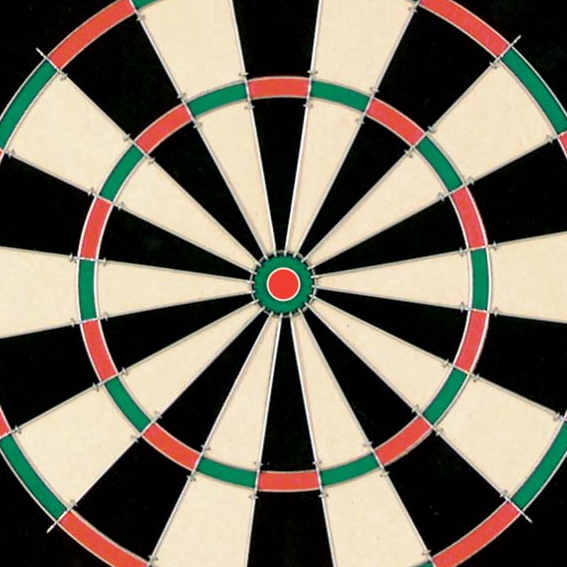
//> input picture DartboardChallenge/dart.bmp, 567 x 567 px
$ ./face dart.bmp   (built with g++ and OpenCV 4)
//> lines starting //> are read from the running program, lines starting //| are printed output that depends on the picture; after the words box and inside, x2 and y2 are one past the last pixel; in counts of white or black regions, pixels touching at a corner belong together
### DartboardChallenge/functions.h
#ifndef FUNCTIONS_H
#define FUNCTIONS_H

#include <stdio.h>
#include <opencv/cv.h>        //you may need to
#include <opencv/highgui.h>   //adjust import locations
#include <opencv/cxcore.h>    //depending on your machine setup
#include <opencv2/opencv.hpp>
#include <math.h>
#include "opencv2/core/core.hpp"
#include "opencv2/highgui/highgui.hpp"
#include "opencv2/imgproc/imgproc.hpp"
#include "opencv2/objdetect/objdetect.hpp"
#include "time.h"
#define pi 3.1415926

using namespace cv;
using namespace std;

void normalization(cv::Mat &gray_image);

Point rectangleCenter(Rect &rects);

bool sortCircles(const cv::Vec3f &c1, const cv::Vec3f &c2);

void houghCircles(Mat &output, Mat &thres, Mat &direc, vector<Vec3f> &circles, vector<cv::Point> &circleCenters);

void removeOverlapCircle(vector<Vec3f> &sortedCircles, vector<Vec3f> &outputCircles);

int removeOverlapRect(std::vector<Vec3f> &relateRectsCenter, cv::Point circle);

void groundTruth(vector<vector<Rect>> &groundtruth);

float f1_score(vector<Rect> &validrects, Mat image, int imageIndex, vector<vector<Rect>> &groundtruth);

bool isIntersects(Rect rect1, Rect rect2);

#endif

### DartboardChallenge/houghCircle.cpp
#include "functions.h"

// --------- for a <rectangle>, return its center point(for next function) --------------
Point rectangleCenter(Rect &rects) {
	return Point((rects.x + rects.width / 2), rects.y + rects.height / 2);
}

bool sortCircles(const cv::Vec3f &c1, const cv::Vec3f &c2) {
	return c1[2] > c2[2];
}

void houghCircles(Mat &output, Mat &thres, Mat &direc, vector<Vec3f> &circles, vector<cv::Point> &circleCenters) {
	// ----------------------In order to search between radius 20-100, we define 100 depth to get the correct index.
	int minRadius = 25;
	int threshold = 90;
	int depth = 150;
	int sizes[] = { thres.rows, thres.cols, depth };
	Mat hmat = Mat::zeros(3, sizes, CV_32SC1);
	Mat houghspace = Mat::zeros(thres.rows, thres.cols, DataType<int>::type);
	int x0, y0 = 0;

	clock_t time1, time2, time3, time4;
	double totaltime1, totaltime2, totaltime3;
	time1 = clock();

	for (int y = 0; y < thres.rows; y++) {
		for (int x = 0; x < thres.cols; x++) {
			for (int r = minRadius; r < depth; r++) {
				if (thres.at<uchar>(y, x) == 255) {

					x0 = x - (r * cos(direc.at<float>(y, x)));
					y0 = y - (r * sin(direc.at<float>(y, x)));

					if (x0 + r < thres.cols && x0 - r > 0 && y0 + r < thres.rows && y0 - r > 0) {
						hmat.at<int>(y0, x0, r) = hmat.at<int>(y0, x0, r) + 1;
					}

				}
			}
		}
	}

	// -------- turn 3d matrix to vector and calculate the max-------
	//reshape  - creates a new mat header of 1 row without copying data
	Mat result = hmat.reshape(0, 1);
	// declare vector and alloc size
	std::vector<int> outVector;
	outVector.reserve(result.cols);
	//copy data
	result.copyTo(outVector);
	int max = *max_element(begin(outVector), end(outVector));

	// -------------- take out all circle -----------------
	// std::vector<Vec3f> circles;
	int max_val = 0.9 * max;
	int circleNum = 0;

	time2 = clock();
	for (int y = 0; y < thres.rows; y++) {
		for (int x = 0; x < thres.cols; x++) { //assuming input image will be gradiant image
			for (int r = minRadius; r< depth; r++) {
				// for(int r = depth-1; r>= minRadius; r--){
				if (hmat.at<int>(y, x, r) == max) {
					circleCenters.push_back(Point(x, y));
					circles.push_back(cv::Vec3f(x, y, r));
					circleNum++;
				}
			}
		}
	}

	time3 = clock();
	for(int y = 0; y < thres.rows; y++){
		for(int x = 0; x < thres.cols; x++){
		 	int sum_r = 0;
		 	for(int r=minRadius; r<depth; r++){
		 		sum_r = sum_r + hmat.at<int>(y, x, r);
		 	}
		 	houghspace.at<int>(y,x) = sum_r;
		}
	}
	normalization(houghspace);
	imwrite("circlehough.jpg", houghspace);

	time4 = clock();
	totaltime1 = (double)(time2 - time1) / CLOCKS_PER_SEC;
	totaltime2 = (double)(time3 - time2) / CLOCKS_PER_SEC;
	totaltime3 = (double)(time4 - time2) / CLOCKS_PER_SEC;
}

// --------- for circles have been detected, remove overlaped ones ------------
void removeOverlapCircle(vector<Vec3f> &sortedCircles, vector<Vec3f> &outputCircles) {
	outputCircles.push_back(sortedCircles[0]);
	for (int i = 1; i<sortedCircles.size(); i++) {
		Point a = (sortedCircles[i][0], sortedCircles[i][1]);
		bool validCircle = true;

		for (int j = 0; j<outputCircles.size(); j++) {
			Point b = (outputCircles[j][0], outputCircles[j][1]);
			double RadiusDifference = fabs(outputCircles[j][2] - sortedCircles[i][2]);
			if ((cv::norm(a - b) <= RadiusDifference) || ((cv::norm(a - b) - RadiusDifference) < 10)) {
				validCircle = validCircle && false;
			}
			else {
				validCircle = validCircle && true;
			}
		}

		if (validCircle) {
			outputCircles.push_back(sortedCircles[i]);
		}
	}
}

// --------- for each circle, remove overlap rectangle above it, and return the index of the best ------------
// [12 lines left out: function removeOverlapRect, not called in this run]

### DartboardChallenge/face.cpp
/*
COMS30121 - thr.cpp
TOPIC: RGB explicit thresholding
Getting-Started-File for OpenCV
University of Bristol
Finish first part and question 1 for second part.
2017-11-23 16:39:58
rewrite the magnitude function and the normalization function.
2017-11-24 12:08:28
image size:640*426
2017-11-24 21:42:55
finished the line detection function and it works for most of the case(images).
fix the problem in printing
line function.
2017-11-24 23:59:05
Test the image using build in function. (test the old version)
2017-11-25 02:03:28
start with function of the rectangles.
2017-11-26 00:27:35
fail to test with 0.5 degree interval. Line 219,223,224,231 need to change when test interval.
0.5 interval test too many lines, 2 degree 3 lines for 1 actually line, 3 degree 2 for 1.
2017-11-28 16:06:07
Test with small box.
2017-12-1 15:40:45
Rewrite the covelution function to get better result in deirection matrix.
2017-12-1 17:02:40
Hough circle works for most of images, and remove the overlap circles.
Next redo the valid box.
2017-12-2 20:41:53
check the valid boxes function works, and remove the overlap rectangles above
a detected circle, and pick the best one.
2017-12-3 02:10:40
add line function for the detection.
2017-12-3 15:22:35
Final version of part 3.
*/


#include <stdio.h>
#include <opencv/cv.h>        //you may need to
#include <opencv/highgui.h>   //adjust import locations
#include <opencv/cxcore.h>    //depending on your machine setup
#include <opencv2/opencv.hpp>
#include <math.h>
#include "opencv2/core/core.hpp"
#include "opencv2/highgui/highgui.hpp"
#include "opencv2/imgproc/imgproc.hpp"
#include "opencv2/objdetect/objdetect.hpp"
#include "time.h"
#include "functions.h"
#include <iostream>
#include "opencv2/core.hpp"
#include "opencv2/imgproc.hpp"
#include "opencv2/features2d.hpp"
#include "opencv2/highgui.hpp"
#include "opencv2/calib3d.hpp"
#include "opencv2/xfeatures2d.hpp"
#define pi 3.1415926

using namespace cv;
using namespace std;
using namespace cv::xfeatures2d;

Mat kernel_x = (Mat_<int>(3, 3) << -1, 0, 1, -2, 0, 2, -1, 0, 1);
Mat kernel_y = (Mat_<int>(3, 3) << -1,-2,-1,  0, 0, 0,  1, 2, 1);

/** Global variables */
//String cascade_name = "frontalface.xml";
 String cascade_name = "cascade.xml";
CascadeClassifier cascade;

bool sortRects(const cv::Rect &r1, const cv::Rect &r2);
/** @function detectAndDisplay */
void detectAndDisplay(Mat frame, vector<Rect> &rects){
	std::vector<Rect> faces;
	Mat frame_gray;  //As the frame is already gray image.
	// 1. Prepare Image by turning it into Grayscale and normalising lighting
	cvtColor(frame, frame_gray, CV_BGR2GRAY);
	equalizeHist(frame_gray, frame_gray);
	// 2. Perform Viola-Jones Object Detection
	cascade.detectMultiScale(frame_gray, faces, 1.1, 1, 0 | CV_HAAR_SCALE_IMAGE, Size(50, 50), Size(500, 500));
	sort(faces.begin(), faces.end(), sortRects);
	// [6 lines of commented-out code are left out]

	rects = faces;
	// cout << "Dart num : " << faces.size() << endl;
}

void normalization(cv::Mat &gray_image){ // at here, the gray image is type of int, not char.
	normalize(gray_image, gray_image, 0, 255, 32, -1);
}

void convolution(cv::Mat &input, cv::Mat &kernel, cv::Mat &output){
	// we need to create a padded version of the input
	// or there will be border effects
	int kernelRadiusX = (kernel.size[0] - 1) / 2;
	int kernelRadiusY = (kernel.size[1] - 1) / 2;

	cv::Mat paddedInput;
	cv::copyMakeBorder(input, paddedInput,
		kernelRadiusX, kernelRadiusX, kernelRadiusY, kernelRadiusY,
		cv::BORDER_REPLICATE);
	// now we can do the convoltion
	for (int i = 0; i < input.rows; i++)
	{
		for (int j = 0; j < input.cols; j++)
		{
			double sum = 0.0;
			for (int m = -kernelRadiusX; m <= kernelRadiusX; m++)
			{
				for (int n = -kernelRadiusY; n <= kernelRadiusY; n++)
				{
					// find the correct indices we are using
					int imagex = i + m + kernelRadiusX;
					int imagey = j + n + kernelRadiusY;
					int kernelx = m + kernelRadiusX;
					int kernely = n + kernelRadiusY;

					// get the values from the padded image and the kernel
					double  imageval = (double)paddedInput.at<uchar>(imagex, imagey);
					int kernalval = kernel.at<int>(kernelx, kernely);

					// do the multiplication
					sum += imageval * kernalval;
				}
			}
			// set the output value as the sum of the convolution
			output.at<double>(i, j) = (double)sum;
		}
	}
}

void direction(cv::Mat &gray_image1, cv::Mat &gray_image2, cv::Mat &output) { // image1 is dx.
	int min = 0;
	int max = 0;
	for (int y = 0; y < gray_image1.rows; y++) {
		for (int x = 0; x < gray_image1.cols; x++) {
			int pixeldx = gray_image1.at<double>(y, x);
			int pixeldy = gray_image2.at<double>(y, x);
			float direct = (atan2((float)pixeldy, (float)pixeldx));
			output.at<float>(y, x) = direct;
			// printf("direction = %f\n", direct);
		}
	}
}

void magnitude(cv::Mat &gray_image1, cv::Mat &gray_image2, cv::Mat &output) { // image1 is dx.
	for (int y = 0; y < gray_image1.rows; y++) {
		for (int x = 0; x < gray_image1.cols; x++) {
			int pixeldx = gray_image1.at<double>(y, x);
			int pixeldy = gray_image2.at<double>(y, x);
			int magni = cvRound(sqrt(pow(pixeldx, 2) + pow(pixeldy, 2)));
			output.at<int>(y, x) = magni;
		}
	}
	// normalization(output);
}

void thresholds(cv::Mat &gray_image, cv::Mat &output) {
	for (int y = 0; y < gray_image.rows; y++) {
		for (int x = 0; x < gray_image.cols; x++) {
			if (gray_image.at<int>(y, x) < 100) {
				output.at<uchar>(y, x) = 0;
			}
			else {
				output.at<uchar>(y, x) = 255;
			}
		}
	}
}

// [43 lines left out: functions searchLine, checkIfParallelLine, not called in this run]

bool sortRects(const cv::Rect &r1, const cv::Rect &r2) {
	return r1.area() > r2.area();
}

// [70 lines left out: functions removeOverlaplineRect, removeFalsePositive, validBoxes, not called in this run]

int main(int argc, const char** argv) {

	//construct a window for image display
	namedWindow("Display window1", CV_WINDOW_AUTOSIZE);
	Mat gray_image;
	Mat image;
	Mat img_object;

	img_object = imread("dart.bmp");
//> img_object is the input picture: 567 rows x 567 cols, CV_8UC3; mean B, G, R 96.6, 111.5, 119.5

	//for (int imageIndex=0; imageIndex<16; imageIndex++){ // test for 1 image.


		// ------------------------ viol and jones method -----------------------------
		//string imageName = "dart" + to_string(imageIndex) + ".jpg";
		// ---------------------- for image 8, box 4, 5, 10, 11 should detect lines.
		//image = imread("Images/" + imageName , 1);
		image = imread(argv[1], CV_LOAD_IMAGE_COLOR);
		int imageIndex = 0;
		int slen = strlen(argv[1]);
//> slen = 8
		if (slen == 9) {
			imageIndex = (int)argv[1][4] - '0';
		}
		else if (slen == 10) {
			int num1 = (int)argv[1][4] - '0';
			int num2 = (int)argv[1][5] - '0';
			imageIndex = num1 * 10 + num2;
		}

		std::cout << "------------------------------- Image " + to_string(imageIndex) + " -------------------------------" << std::endl;


		 // 2. Load the Strong Classifier in a structure called `Cascade'
		 if (!cascade.load(cascade_name)) { printf("--(!)Error loading\n"); return -1; };
		 // 3. Detect Faces and Display Result
		 std::vector<Rect> rectsMulti;
		 detectAndDisplay(image, rectsMulti);
//> in detectAndDisplay, `equalizeHist(frame_gray, frame_gray);`:
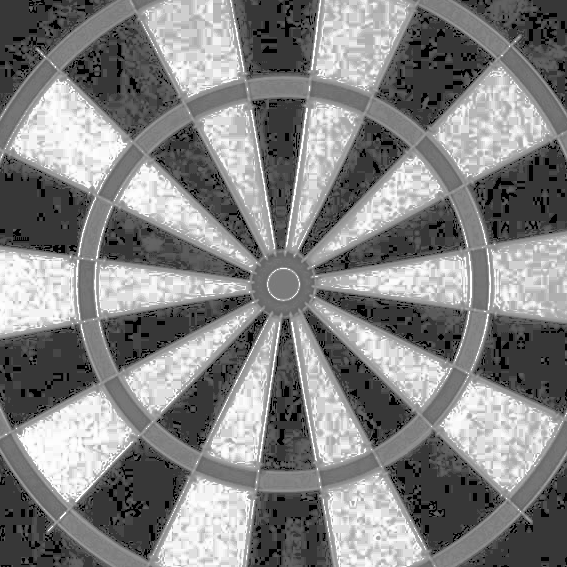
//> frame_gray: 567 rows x 567 cols, CV_8UC1; min 0, max 255, mean 130.4
//> in detectAndDisplay, `cascade.detectMultiScale(frame_gray, faces, 1.1, 1, 0 | CV_HAAR_SCALE_..`: faces = 8 Rects (x, y, width, height): [311, 17, 62, 62], [432, 110, 54, 54], [162, 336, 54, 54], [60, 409, 59, 59], [349, 494, 54, 54], [180, 496, 62, 62], [464, 81, 69, 69], [410, 206, 135, 135]
//> in detectAndDisplay, `sort(faces.begin(), faces.end(), sortRects);`: faces = 8 Rects (x, y, width, height): [410, 206, 135, 135], [464, 81, 69, 69], [311, 17, 62, 62], [180, 496, 62, 62], [60, 409, 59, 59], [432, 110, 54, 54], [162, 336, 54, 54], [349, 494, 54, 54]
//> in detectAndDisplay, `rects = faces;`: rects has the same summary as faces
//> rectsMulti has the same summary as faces in detectAndDisplay
		 Mat edges = Mat::zeros(gray_image.rows, gray_image.cols, DataType<uchar>::type);
		 Canny(image, edges, 100, 200, 3, true);
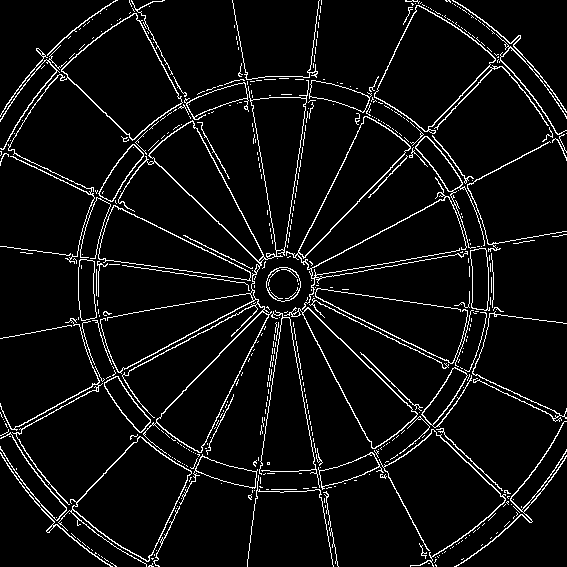
//> edges: 567 rows x 567 cols, CV_8UC1; 6% white in thin lines or dots

		 // -------------------------edge detection for the images----------------------------------
		 cv::cvtColor(image, gray_image, CV_BGR2GRAY);
		 Mat tmp_dx = Mat::zeros(gray_image.rows, gray_image.cols, DataType<double>::type);
		 Mat tmp_dy = Mat::zeros(gray_image.rows, gray_image.cols, DataType<double>::type);
		 convolution(gray_image, kernel_x, tmp_dx);  //0 is the number for the image.
//> in convolution, `cv::copyMakeBorder(input, paddedInput, kernelRadiusX, kernelRadiusX, k..`:
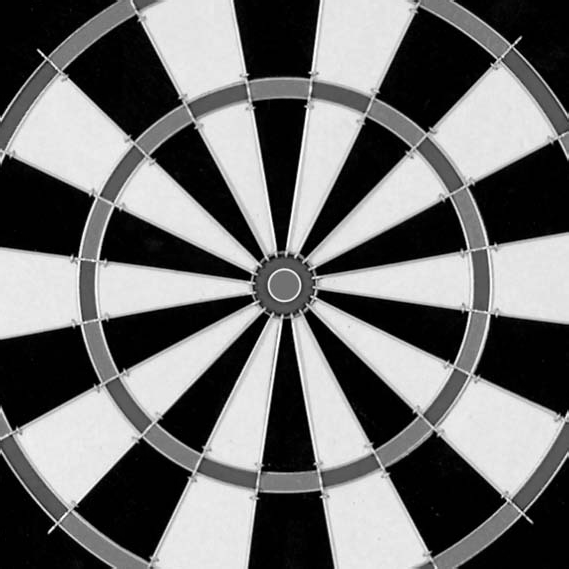
//> paddedInput: 569 rows x 569 cols, CV_8UC1; min 0, max 255, mean 112
//> kernel_x = [[-1, 0, 1], [-2, 0, 2], [-1, 0, 1]]
		 convolution(gray_image, kernel_y, tmp_dy);
//> after the loop in convolution (call 2), `for (int i = 0; i < input.rows; i++)`:
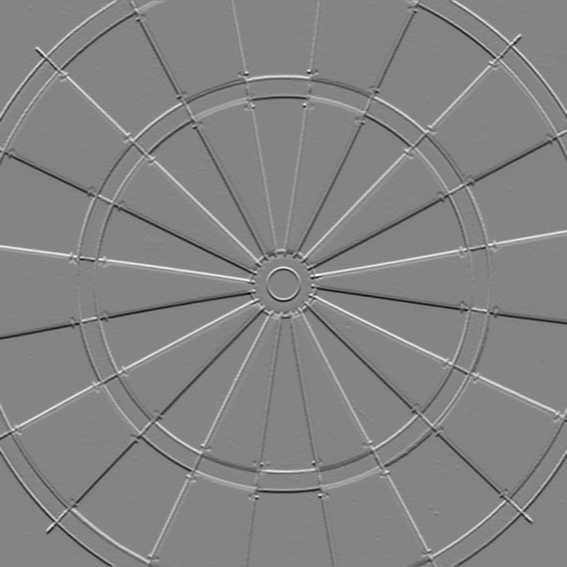
//> output: 567 rows x 567 cols, CV_64FC1; min -855, max 794, mean 0.1; drawn with min black and max white
//> kernel_y = [[-1, -2, -1], [0, 0, 0], [1, 2, 1]]

		 Mat tmp_direction = Mat::zeros(gray_image.rows, gray_image.cols, DataType<float>::type);
		 direction(tmp_dx, tmp_dy, tmp_direction);
//> after the loop in direction, `for (int y = 0; y < gray_image1.rows; y++)`:
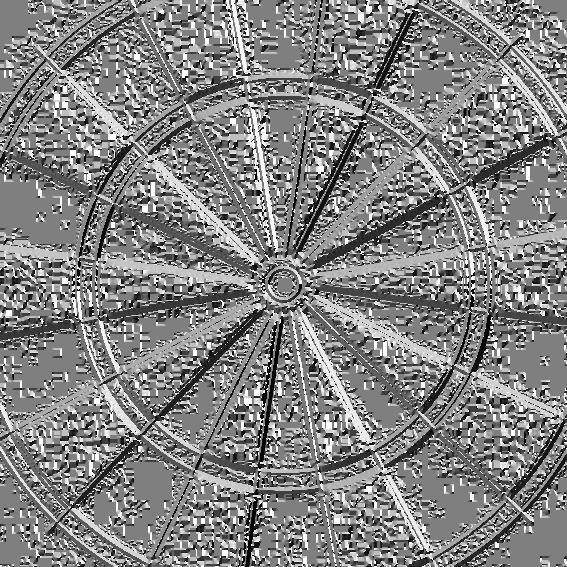
//> output: 567 rows x 567 cols, CV_32FC1; min -3.14, max 3.14, mean 0.0948; drawn with min black and max white

		 Mat tmp_magnitude = Mat::zeros(gray_image.rows, gray_image.cols, DataType<int>::type);
		 magnitude(tmp_dx, tmp_dy, tmp_magnitude);

		 Mat tmp_thresholds = Mat::zeros(gray_image.rows, gray_image.cols, DataType<uchar>::type);
		 thresholds(tmp_magnitude, tmp_thresholds);
//> after the loop in thresholds, `for (int y = 0; y < gray_image.rows; y++)`:
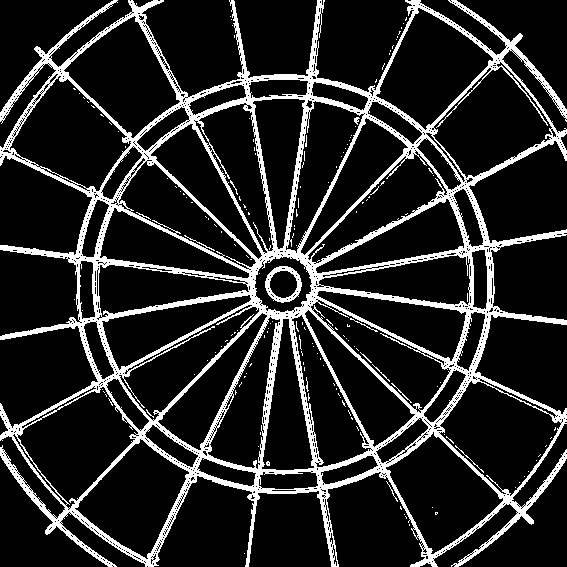
//> output: 567 rows x 567 cols, CV_8UC1; 15.3% white; 166 white regions (155 under 20 px), largest, box (x1, y1, x2, y2) and area: (0, 0, 567, 567) 47998, (265, 266, 302, 303) 463, (455, 445, 484, 473) 42


		// //-------------------- searching circles in the images ------------------------------
		 vector<cv::Point> circleCenters;
		 std::vector<Vec3f> circles;
		 std::vector<Vec3f> circlesNoOverlap;
		 houghCircles(edges, edges, tmp_direction, circles, circleCenters);
//> the loop in houghCircles, `for (int y = 0; y < thres.rows; y++)` made 567 passes
//> (x0, y0) on passes 1 to 3: (557, -105), (523, -131), (545, -118)
//> after the loop in houghCircles, `for (int y = 0; y < thres.rows; y++)`: x0 = 571; y0 = 659
//> in houghCircles, `result.copyTo(outVector);`: outVector = 48223350 items
//> in houghCircles, `int max = *max_element(begin(outVector), end(outVector));`: max = 9
//> in houghCircles, `int max_val = 0.9 * max;`: max_val = 8
//> after the loop in houghCircles, `for (int y = 0; y < thres.rows; y++)`: circleCenters = 3 Points (x, y): [221, 204], [283, 283], [435, 481]; circles = 3 items: [221, 204, 87], [283, 283, 31], [435, 481, 40]; circleNum = 3
//> after the loop in houghCircles, `for(int y = 0; y < thres.rows; y++)`:
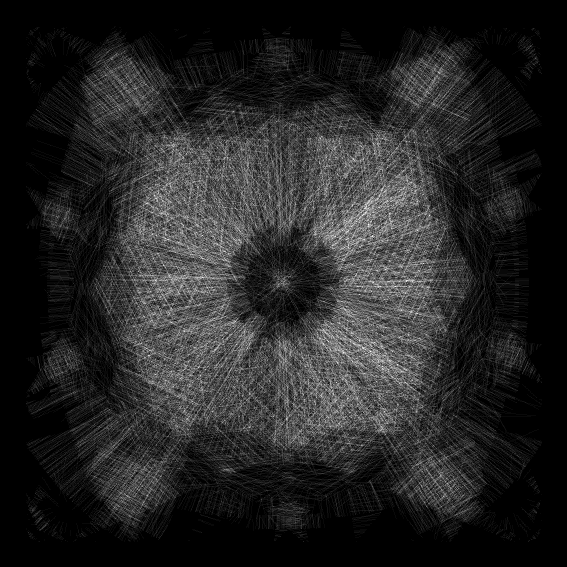
//> houghspace: 567 rows x 567 cols, CV_32SC1; min 0, max 28, mean 4.1; drawn with min black and max white
		 // ----------- storing circle -------------
		 sort(circles.begin(),circles.end(),sortCircles);
//> circles = 3 items: [221, 204, 87], [435, 481, 40], [283, 283, 31]

		 // -------- for presenting
		 cout << "---------- " << "Hough circle processing " << "----------" << endl;
		 cout << "Total circle number detected: " << circles.size() << endl;
//| Total circle number detected: 3
		 for (int i=0; i<circles.size(); i++){
		 	cout << "circle radius: " << circles[i][2] << endl;
		 }
//> this loop made 3 passes
//| circle radius: 87
//| circle radius: 40
//| circle radius: 31
		 // -------- end

		 removeOverlapCircle(circles, circlesNoOverlap);
//> in removeOverlapCircle, `outputCircles.push_back(sortedCircles[0]);`: outputCircles = 1 item: [221, 204, 87]
//> (the run ends here: the program needs code that is not available in this run, at `Point a = (sortedCircles[i][0], sortedCircles[i][1]);`)
